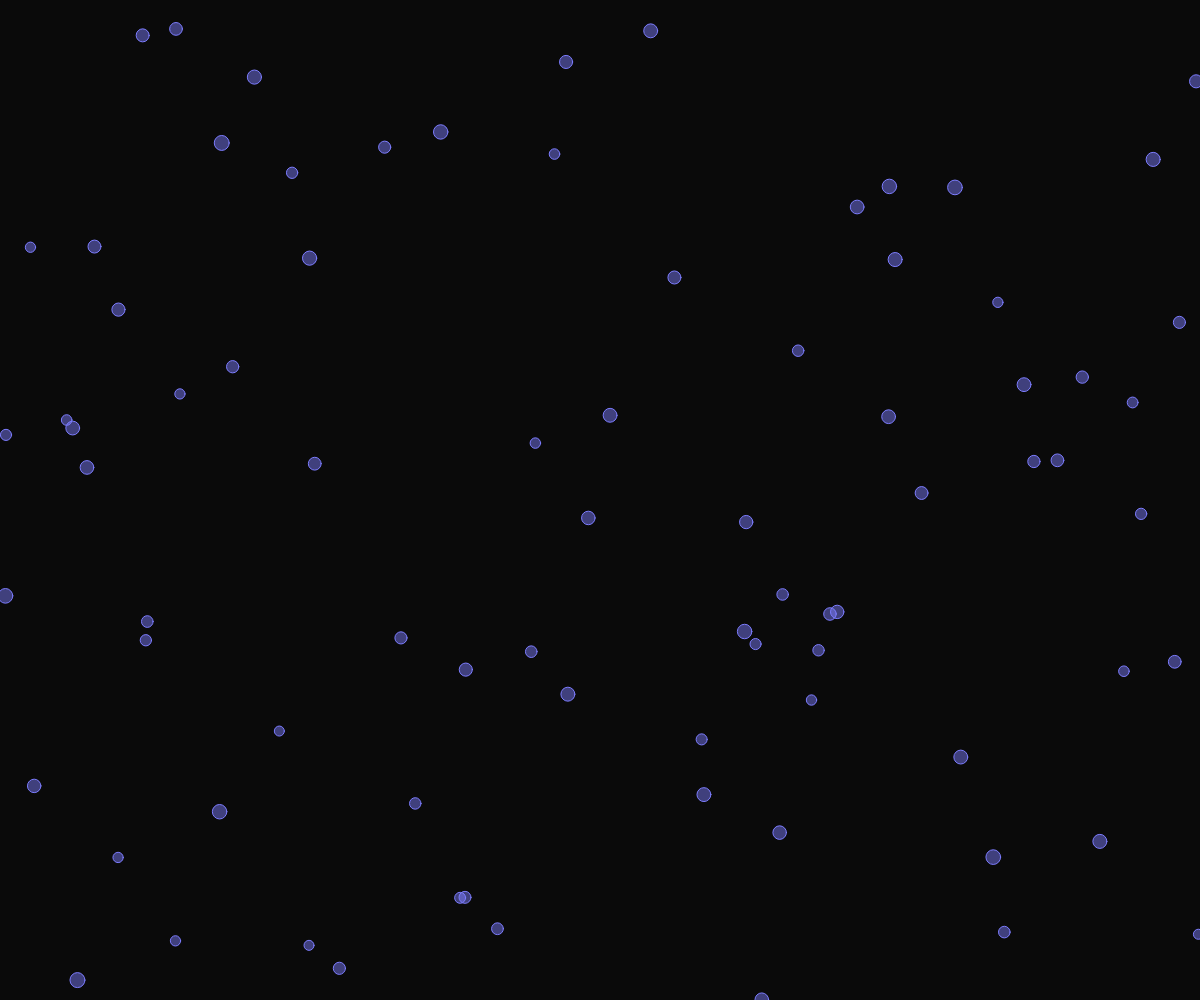
Frame 1 (no input)
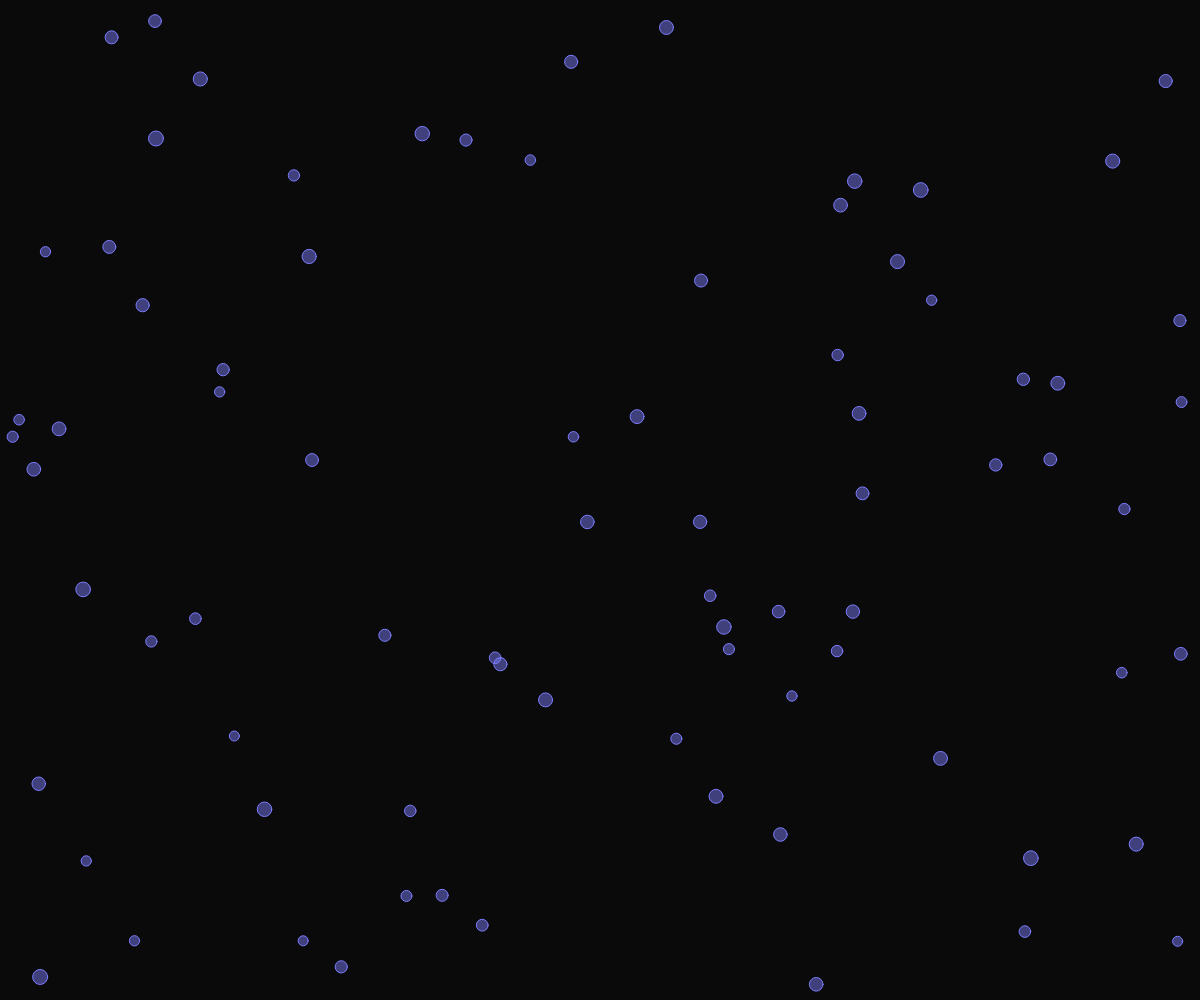
Frame 60 (no input)
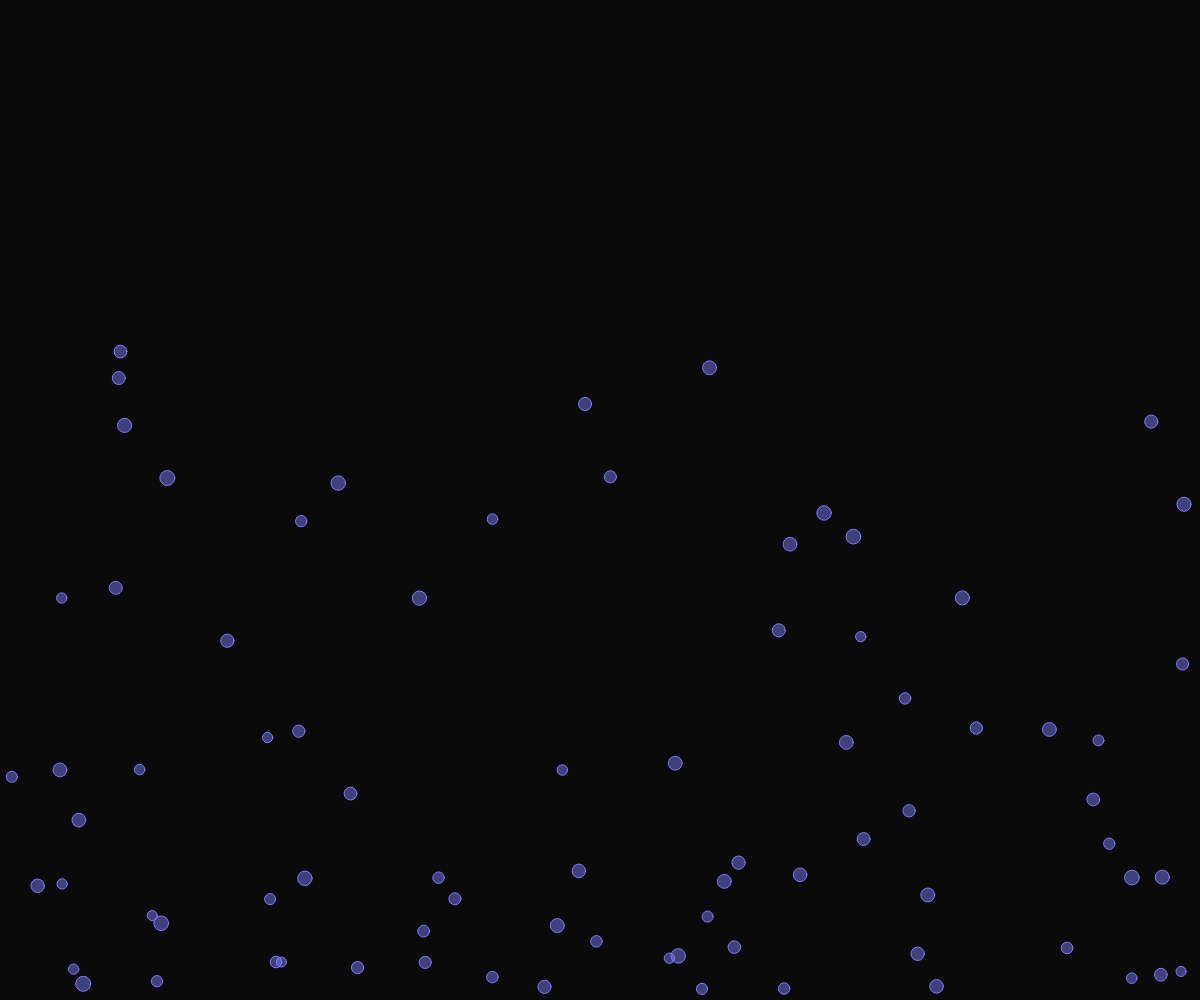
Frame 120 (the mouse pressed at the canvas centre since frame 60)

The p5.js sketch that drew these frames (run headless with seeded random() and noise() and a simulated clock; from frame 60 on, the mouse is pressed at the canvas centre):

// p5.js sketch
// ── sketch.js
let particles = []
const max_particles = 80


function setup() {
  createCanvas(windowWidth, windowHeight);
  
  for (let i = 0 ; i < max_particles ; i++){
    
    let p = new Particle(random(0,width), random(0, height))
    particles.push(p)
  }
   
}

function draw() {
  background(10);
  
  for (let i = 0; i < particles.length ; i ++){
    
    p = particles[i]
    p.display()
    p.move(random(-0.21, 0.21), random(-0.021, 0.021)) //👈🏽 adjust these 
    p.bounce()
    
    if (mouseIsPressed) {
      let gravity = createVector(0.01, 0.20);
      p.applyForce(gravity);
    } 
  }
  
}


class Particle{
  
   constructor (x,y){
    this.pos = createVector(x,y)
    this.r = random(10,15)
    
    this.vel = createVector(0, 0); // velocity is rate from point a to b
    this.accel = createVector(0, 0); // accel is change in velocity
    
  }
  
  display(){
    
    stroke(125,125, 255)
    fill(125,125, 255, 120)
    ellipse(this.pos.x, this.pos.y, this.r)
  }
  
  move(vx,vy){
    this.accel.add(vx,vy)
    this.vel.add(this.accel)
    this.pos.add(this.vel);
    this.accel.set(0, 0);
  }
  
  applyForce(force) {
    this.accel.add(force);
  }
  
  bounce(){
    //Bounce off the canvas edges
    
    if (this.pos.y >= height-this.r) {
      this.pos.y = height-this.r;
      this.vel.y *= -1;
    }

    if (this.pos.x >= width-this.r) {
      this.pos.x = width-this.r;
      this.vel.x *= -1;
    } else if (this.pos.x <= this.r) {
      this.pos.x = this.r;
      this.vel.x *= -1;
    }
    
  }
  
}
